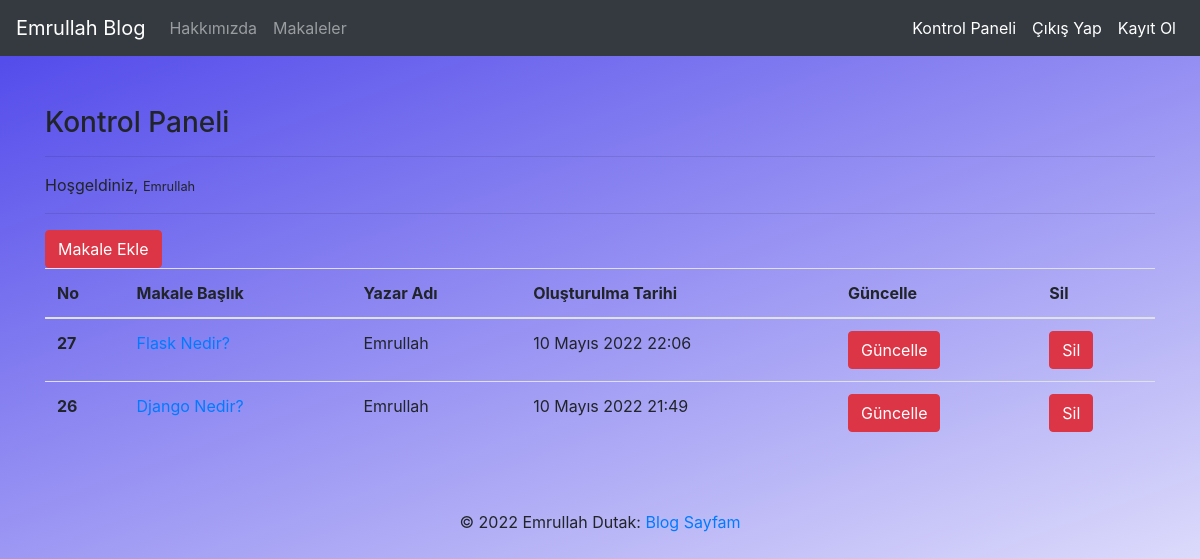
Screenshot of /articles/dashboard/ (signed in) with the database file from the repository.
### article/models.py (models this page shows, shortened)
class Article (models.Model):
    author = models.ForeignKey("auth.User", on_delete=models.CASCADE, verbose_name="Yazar")
    title = models.CharField(max_length=50, verbose_name="Başlık")
    content = RichTextField()
    created_date = models.DateTimeField(auto_now_add=True, verbose_name="Oluşturulma Tarihi")
    article_image = models.FileField(blank=True,null=True,verbose_name="Makaleye Fotoğraf Ekleyin")
    class Meta:
        ordering = ['-created_date']

### article/views.py (the view)
# urls.py: path('dashboard/', views.dashboard, name="dashboard"),
@login_required(login_url="user:login")
def dashboard(request):
    articles = Article.objects.filter(author = request.user)
    context = {
        "articles" : articles
    }
    return render(request, "dashboard.html", context)

### Templates/dashboard.html
{% extends "layout.html" %} {% block body %}
<h3>Kontrol Paneli</h3>
<hr>
<p>
    Hoşgeldiniz, <small>{{request.user.username}}</small>
</p>
<hr>
<a class="btn btn-danger" href="/articles/addarticle">Makale Ekle</a> {% if articles %}
<table class="table">
    <thead>
        <tr>
            <th scope="id">No</th>
            <th scope="Başlık">Makale Başlık</th>
            <th scope="Yazar">Yazar Adı</th>
            <th scope="Tarih">Oluşturulma Tarihi</th>
            <th scope="Güncelle">Güncelle</th>
            <th scope="Sil">Sil</th>
        </tr>
    </thead>
    <tbody>
        {% for article in articles %}
        <tr>
            <th scope="row">{{ article.id }}</th>
            <td><a href="{% url 'article:detail' article.id %}">{{ article.title }}</a></td>
            <td>{{ article.author.username }}</td>
            <td>{{ article.created_date }}</td>
            <td><a href="{% url 'article:update' article.id %}" class="btn btn-danger">Güncelle</a></td>
            <td><a href="{% url 'article:delete' article.id %}" class="btn btn-danger">Sil</a></td>
        </tr>
        {% endfor %}
    </tbody>
</table>
{% else %}
<div class="alert alert-danger">Henüz Bir Makale Oluşturmadınız</div>
{% endif %} {% endblock body %}

### static/style.css (style rules this page uses)
html, body { height: 100%; width: 100%; margin: 0; padding: 0; }
body { background: linear-gradient(160deg, rgb(85, 77, 235) 5%, rgba(6, 56, 238, 0) 100%); }

### rows the page displays
Article: id "27", title "Flask Nedir?", author.username "Emrullah", created_date "10 Mayıs 2022 22:06"
Article: id "26", title "Django Nedir?", author.username "Emrullah", created_date "10 Mayıs 2022 21:49"

### other values shown
{{ request.user.username }} "Emrullah"
